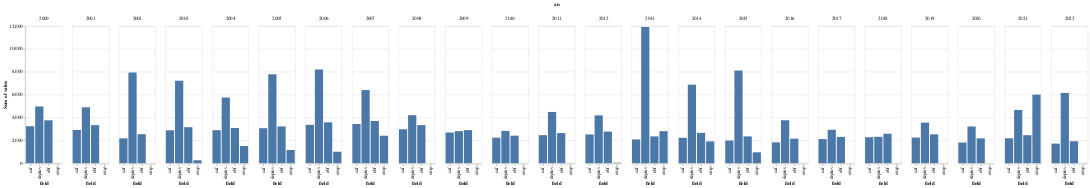

This figure's notebook cell:
### Code cell
# ebf = excédent brut
# caf = capacité d'autofinancement
# emp = emprunt (invest)
# depinv = dépenses d'investissement

alt.Chart(vor_data).transform_fold(
  ["ebf", "caf", "depinv", "emp"],
  as_=["field", "value"]
).mark_bar().encode(
  x="field:N",
  y="sum(value):Q",
  column="an:N"
)
